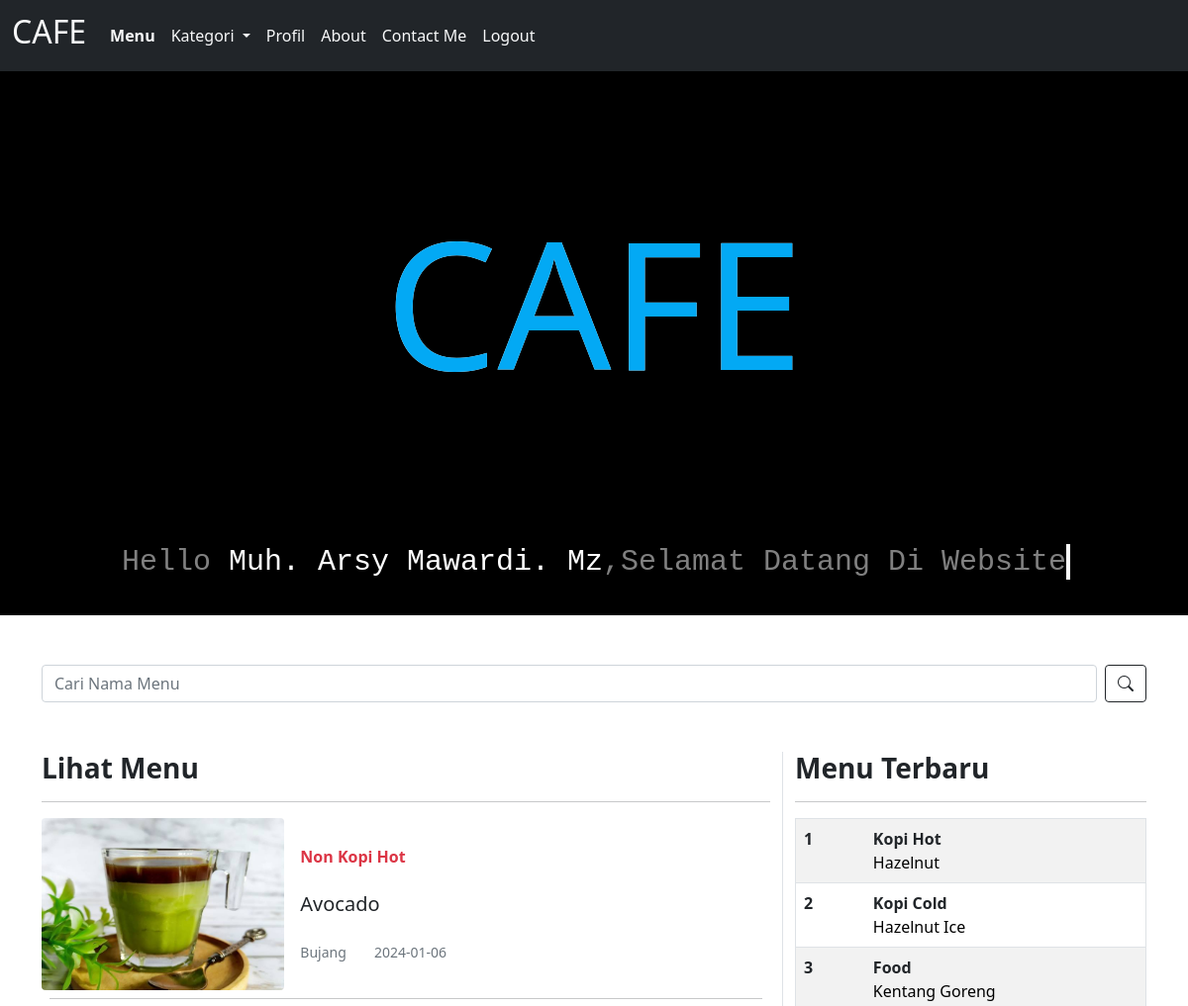
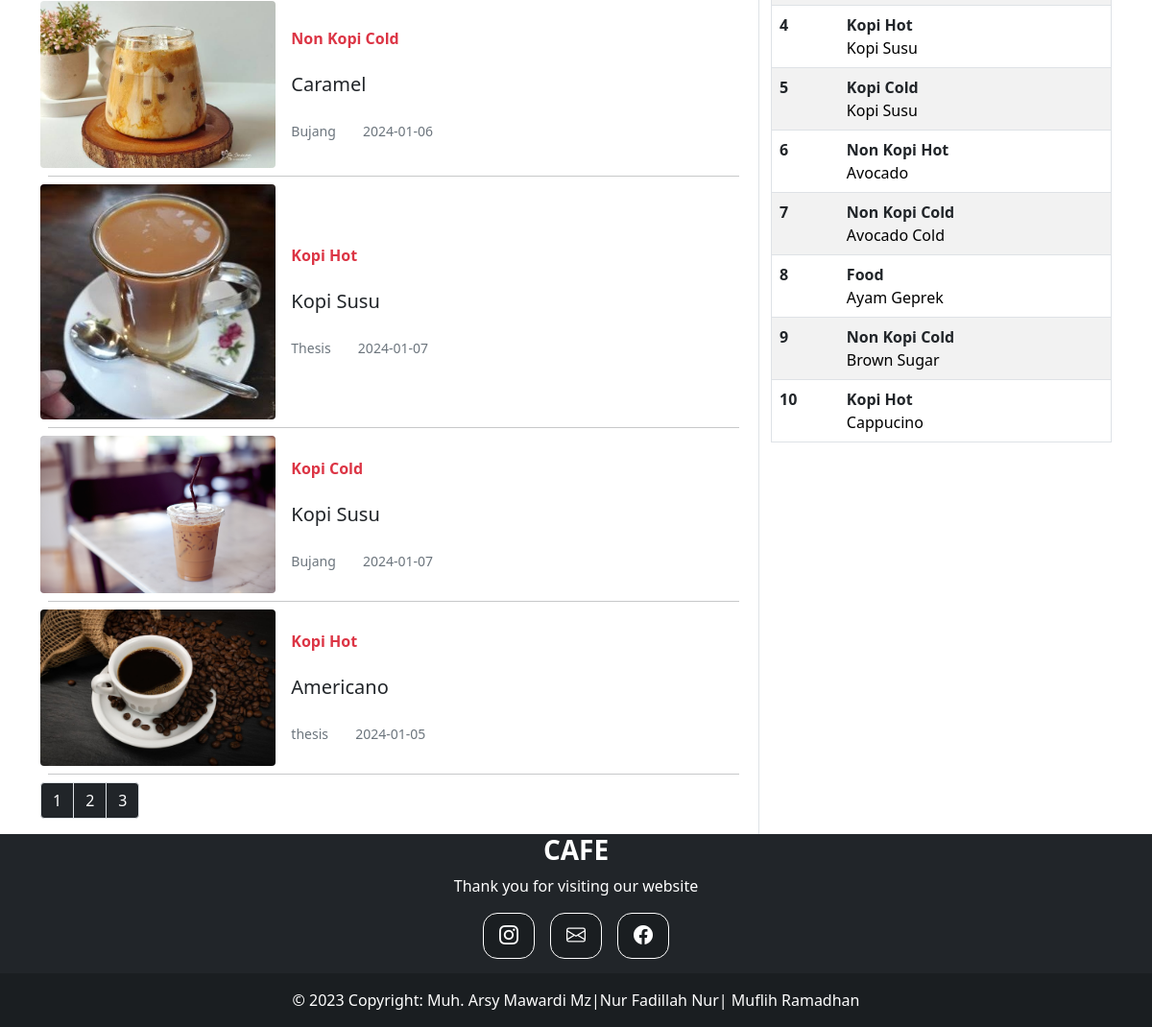
Screenshot of /user/indexuser.php (signed in) with the database file from the repository (2 pictures, top to bottom).
### tables this page shows
CREATE TABLE `user` (
  `id` varchar(30) NOT NULL,
  `username` varchar(50) NOT NULL,
  `email` varchar(50) NOT NULL,
  `jeniskelamin` enum('Laki-Laki','Perempuan','','') NOT NULL,
  `pekerjaan` varchar(50) NOT NULL,
  `password_user` varchar(50) NOT NULL,
  `thumbnail` varchar(255) NOT NULL,
  `level_user` varchar(15) NOT NULL
);

CREATE TABLE `menu` (
  `id_menu` int(11) NOT NULL,
  `id_kategori` int(11) NOT NULL,
  `nama_menu` varchar(255) NOT NULL,
  `nama_cafe` varchar(255) NOT NULL,
  `tgl_menu` date NOT NULL,
  `isi_menu` text NOT NULL,
  `gambar_menu` varchar(255) NOT NULL
);

CREATE TABLE `kategori` (
  `id_kategori` int(11) NOT NULL,
  `nama_kategori` varchar(255) NOT NULL
);

### user/indexuser.php (the view, shortened to what this page needs)
<!DOCTYPE html>
<html lang="en">
<head>
    <link rel="stylesheet" href="https://cdn.jsdelivr.net/npm/bootstrap-icons@1.8.1/font/bootstrap-icons.css">
    <link rel="stylesheet" href="../css/bootstrap.min.css">
    <link href="../animasi.css" rel="stylesheet">
</head>
<body>
    <?php
       include "../koneksi.php";
$query = mysqli_query($koneksi, "SELECT * FROM  user WHERE id='$_SESSION[id]'");
   $data = mysqli_fetch_array($query);
   $limit = 5;
   if (isset($_GET["page"])) {
     $page  = $_GET["page"];
     }
     else{
     $page=1;
     };
   $start_from = ($page-1) * $limit;
   ?>
<nav class="navbar navbar-expand-lg navbar-light bg-dark ">
        <div class="container-fluid">
          <a class="navbar-brand text-light" href="#"><h2>CAFE</h2></a>
          <div class="collapse navbar-collapse" id="navbarNav">
            <ul class="navbar-nav justify-content-center">
              <li class="nav-item">
                <a class="nav-link text-light fw-bold" href="indexuser.php">Menu</a>
              </li>
              <li class="nav-item dropdown">
               <a class="nav-link dropdown-toggle nav-link text-light" href="#" id="navbarDropdownMenuLink" role="button" data-bs-toggle="dropdown" aria-expanded="false">
               Kategori
          </a>
              </li>
              <li class="nav-item">
                <a class="nav-link text-light" href="indexprofil.php">Profil</a>
              </li>
              <li class="nav-item">
                <a class="nav-link text-light" href="aboutpageuser.php">About</a>
              </li>
              <li class="nav-item">
                <a class="nav-link text-light" href="../contactpage.php">Contact Me</a>
              </li>
              <li class="nav-item">
                <a class="nav-link text-light" href="../logout.php">Logout</a>
              </li>
            </ul>
          </div>
        </div>
      </nav>
<div class="judul">
<div class="title">
   <div class="content">
            <h2>CAFE</h2>
            <h2>CAFE</h2>
    </div>
</div>
<div class="title2">
    <h1 style="color:gray;">Hello <span style="color:white;"><?= $data['username']?></span>,Selamat Datang Di Website</h1>
</div>
</div>
<section id="content">
        <div class="container" style="margin-top:50px;">
         <form class="d-flex" method="post" style="margin-bottom:50px;">
      <input class="form-control me-2" type="text" name="keyword" placeholder="Cari Nama Menu" aria-label="Search">
      <button class="btn btn-outline-dark" type="submit" name="cari"><i class="bi bi-search"></i></button>
    </form>
             <div id="content-CAFE" class="row">
                <div class="col-12 col-md-8">
                    <h3 class="fw-bold">Lihat Menu</h3>
                    <hr>
                        <?php
                          include "../koneksi.php";
  $keyword=$_POST['keyword'];
      if ($keyword !=''){
         $result = mysqli_query($koneksi, "SELECT * FROM menu INNER JOIN kategori ON menu.id_kategori=kategori.id_kategori WHERE nama_menu LIKE '%$keyword%' LIMIT $start_from, $limit");
      }
            else{
              $result = mysqli_query($koneksi,"SELECT * FROM menu INNER JOIN kategori ON menu.id_kategori=kategori.id_kategori ORDER BY RAND() LIMIT $start_from, $limit");
            }
              while ($data=mysqli_fetch_array($result))  {
          ?>
                      <div class="card border-0 w-100">
                          <div class="row g-0 align-items-center">
                              <div class="col-md-4 col-4 position-relative">
                                  <img src="../images/<?=$data['gambar_menu']?>" class="img-fluid rounded my-auto" style="width:100%; heigth:100%;">
                              </div>
                              <div class="col-md-8 col-8">
                                  <div class="card-body p-2 p-md-3">
                                      <span class="text-danger fw-bold list-label"><?=$data['nama_kategori']?></span>
                                      <h5 class="card-title multi-line-truncate list-judul my-lg-4"><?=$data['nama_menu']?></h5>
                                      <small class="text-muted penulis me-4"><?=$data['nama_cafe']?></small>
                                      <small class="text-muted"><?=$data['tgl_menu']?></small>
                                  </div>
                              </div>
                          </div>
                          <hr class="m-2">
                      </div>
                        <?php
          }
          ?>
          <?php
  $result_db = mysqli_query($koneksi,"SELECT COUNT(*) as jumlah FROM menu");
  $row_db = mysqli_fetch_row($result_db);
  $total_records = $row_db[0];
  $total_pages = ceil($total_records / $limit);
  $pagLink = "<ul class='pagination'>";
  for ($i=1; $i<=$total_pages; $i++) {
                $pagLink .= "<li class='page-item'><a class='page-link bg-dark text-white' href='indexuser.php?page=".$i."'>".$i."</a></li>";
  }
  echo $pagLink . "</ul>";
  ?>
            </div>
         <div class="col-md-4 border-start d-none d-md-block">
                    <h3 class="fw-bold">Menu Terbaru</h3>
                    <hr>
                    <table class="table table-striped border" style="border-radius:15px;">
                      <?php
                      $no=1;
                           include "../koneksi.php";
            $query= $koneksi->query("SELECT * FROM menu INNER JOIN kategori ON menu.id_kategori=kategori.id_kategori  ORDER BY tgl_menu DESC LIMIT 10");
            while ($data=mysqli_fetch_array($query))  {
                      ?>
                        <tr>
                            <th scope="row"><?=$no++?></th>
                            <td>
                                <span class="fw-bold text-dark"><?= $data['nama_kategori']?></span>
                                <br>
                                <a href="../menupage.php?id_menu=<?= $data['id_menu'] ?>" class="multi-line-truncate mb-0 mt-2"><?=$data['nama_menu']?></a>
                            </td>
                        </tr>
                     <?php
            }?>
        </table>
      </div>
         </div>
    </div>
  </section>
   <?php
   include "../footer.php";
   ?>
</body>
</html>

### animasi.css (style rules this page uses)
.judul { background-color: black; }
.title { display: flex; justify-content: center; align-items: center; text-align: center; height: 450px; }
.title2 { display: flex; justify-content: center; align-items: center; text-align: center; height: 100px; }
.title2 h1 { font-size: 30px; }
.content { position: relative; height: 200px; }
.content h2 { position: absolute; color: white; font-size: 180px; transform: translate(-50%); }
.content h2:nth-child(1) { color: white; }
.content h2:nth-child(2) { color: #03a9f4; animation: wave 4s ease-in-out infinite; }
h1 { font-size: clamp(1rem, 3vw + 1rem, 4rem); position: relative; font-family: "Source Code Pro", monospace; position: relative; width: max-content; }
h1::before, h1::after { content: ""; position: absolute; top: 0; right: 0; bottom: 0; left: 0; }
h1::before { background: var(--bg-color); animation: typewriter var(--typewriterSpeed) steps(var(--typewriterCharacters)) 1s forwards; }
h1::after { width: 0.125em; background: #fff; animation: typewriter var(--typewriterSpeed) steps(var(--typewriterCharacters)) 1s forwards, blink 750ms steps(var(--typewriterCharacters)) infinite; }
:root { --bg-color: rgb(0, 0, 0); --typewriterSpeed: 6s; --typewriterCharacters: 24; }

### user/indexuser.php (style rules this page uses)
.card { border:none; }
.table a { text-decoration:none; color:black }

### rows the page displays
user: username "Muh. Arsy Mawardi. Mz"
menu: gambar_menu (picture), id_kategori.nama_kategori "Non Kopi Hot", nama_menu "Avocado", nama_cafe "Bujang", tgl_menu "2024-01-06"
menu: gambar_menu (picture), id_kategori.nama_kategori "Non Kopi Cold", nama_menu "Caramel", nama_cafe "Bujang", tgl_menu "2024-01-06"
menu: gambar_menu (picture), id_kategori.nama_kategori "Kopi Hot", nama_menu "Kopi Susu", nama_cafe "Thesis", tgl_menu "2024-01-07"
menu: gambar_menu (picture), id_kategori.nama_kategori "Kopi Cold", nama_menu "Kopi Susu", nama_cafe "Bujang", tgl_menu "2024-01-07"
menu: gambar_menu (picture), id_kategori.nama_kategori "Kopi Hot", nama_menu "Americano", nama_cafe "thesis", tgl_menu "2024-01-05"
menu: id_kategori.nama_kategori "Kopi Hot", nama_menu "Hazelnut"
menu: id_kategori.nama_kategori "Kopi Cold", nama_menu "Hazelnut Ice"
menu: id_kategori.nama_kategori "Food", nama_menu "Kentang Goreng"
menu: id_kategori.nama_kategori "Non Kopi Cold", nama_menu "Avocado Cold"
menu: id_kategori.nama_kategori "Food", nama_menu "Ayam Geprek"
menu: id_kategori.nama_kategori "Non Kopi Cold", nama_menu "Brown Sugar"
menu: id_kategori.nama_kategori "Kopi Hot", nama_menu "Cappucino"
